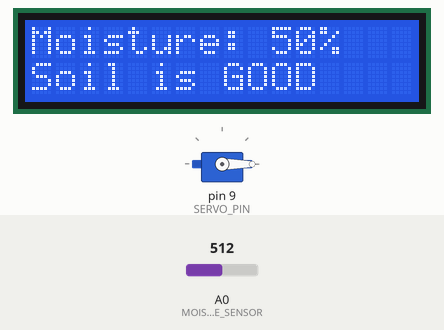
Simulated run of this sketch. Board: Arduino Uno, built with avr-gcc and run on an emulated ATmega328P. Shown: 16×2 character LCD, servo. The inputs (shaded band) are chosen by the test bench; at power-on: A0 (MOISTURE_SENSOR) = 512. What the sketch prints to the serial monitor is not drawn.

Above: at 3.2 s.
3.3 s: A0 (MOISTURE_SENSOR) set to 328
At 5.2 s:
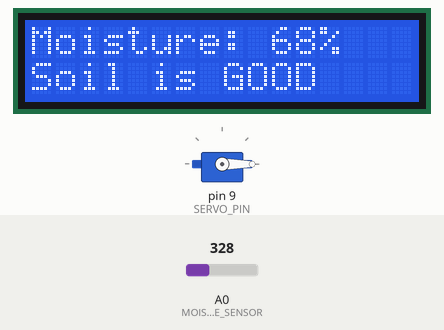
5.5 s: A0 (MOISTURE_SENSOR) set to 306
At 7.2 s:
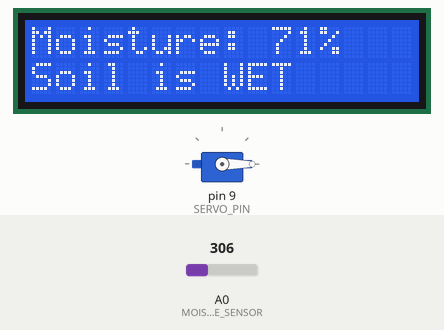
7.5 s: A0 (MOISTURE_SENSOR) set to 900
At 9.2 s:
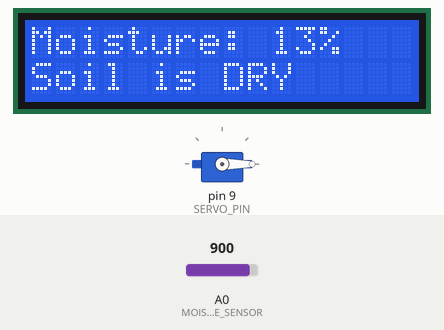
Timing chart, 0 to 37.7 s (numbered marks = the images above; inputs shaded):
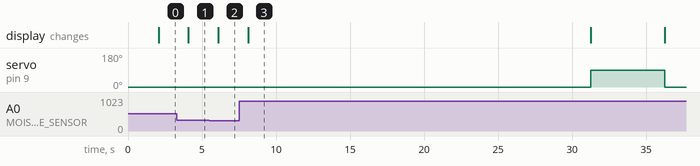

The sketch:

Irrigate.ino
```cpp
#include <LiquidCrystal.h>
#include <Servo.h>

// Pin definitions
#define MOISTURE_SENSOR A0
#define SERVO_PIN 9
const int rs = 12, en = 11, d4 = 5, d5 = 4, d6 = 3, d7 = 2;
LiquidCrystal lcd(rs, en, d4, d5, d6, d7);
Servo waterValve;

// System parameters
const int DRY_THRESHOLD = 500;     // Adjust based on your sensor calibration
const int WET_THRESHOLD = 300;     // Adjust based on your sensor calibration
const int WATERING_TIME = 5000;    // Watering duration in milliseconds
const int CHECK_INTERVAL = 1800000; // Check every 30 minutes (in milliseconds)
const int SERVO_CLOSED = 0;        // Servo angle for closed valve
const int SERVO_OPEN = 90;         // Servo angle for open valve

// Global variables
int moistureLevel;
unsigned long lastWateringTime = 0;
bool isWatering = false;

void setup() {
  // Initialize serial communication for debugging
  Serial.begin(9600);

  // Initialize LCD
  lcd.begin(16, 2);
  lcd.print("Irrigation System");
  delay(2000);

  // Initialize servo
  waterValve.attach(SERVO_PIN);
  waterValve.write(SERVO_CLOSED);

  // Initialize analog pin for moisture sensor
  pinMode(MOISTURE_SENSOR, INPUT);
}

void loop() {
  // Read moisture level
  moistureLevel = analogRead(MOISTURE_SENSOR);

  // Map moisture level to percentage for display
  int moisturePercent = map(moistureLevel, 0, 1023, 100, 0);

  // Update LCD display
  updateDisplay(moisturePercent);

  // Check if it's time to water
  if (shouldWater()) {
    waterPlants();
  }

  // If currently watering, check if watering duration is complete
  if (isWatering && (millis() - lastWateringTime >= WATERING_TIME)) {
    stopWatering();
  }

  // Print debug information to Serial Monitor
  Serial.print("Moisture Level: ");
  Serial.print(moisturePercent);
  Serial.println("%");

  delay(1000); // Delay between readings
}

bool shouldWater() {
  // Check if soil is dry and enough time has passed since last watering
  return (moistureLevel > DRY_THRESHOLD &&
          !isWatering &&
          (millis() - lastWateringTime >= CHECK_INTERVAL));
}

void waterPlants() {
  isWatering = true;
  lastWateringTime = millis();

  // Open valve
  waterValve.write(SERVO_OPEN);

  // Update LCD
  lcd.clear();
  lcd.print("Watering Plants");
  lcd.setCursor(0, 1);
  lcd.print("Please wait...");
}

void stopWatering() {
  isWatering = false;

  // Close valve
  waterValve.write(SERVO_CLOSED);

  // Update LCD
  lcd.clear();
  lcd.print("Watering Complete");
  delay(2000);
}

void updateDisplay(int moisturePercent) {
  if (!isWatering) {
    lcd.clear();
    lcd.print("Moisture: ");
    lcd.print(moisturePercent);
    lcd.print("%");
    lcd.setCursor(0, 1);

    // Display status message based on moisture level
    if (moisturePercent < 30) {
      lcd.print("Soil is DRY");
    } else if (moisturePercent < 70) {
      lcd.print("Soil is GOOD");
    } else {
      lcd.print("Soil is WET");
    }
  }
}
```

Measured:
- the behaviour switches between 318 and 317 on A0 (MOISTURE_SENSOR) (found by bisection; images 1 and 2)
- after the input at 3.3 s, the display: changes after 0.78 s (image 1)
- after the input at 5.5 s, the display: changes after 0.60 s (image 2)
- after the input at 7.5 s, servo on pin 9 (SERVO_PIN): 0° → 90° after 23.8 s, → 0° 5.0 s later; the display: changes after 0.61 s (image 3)
